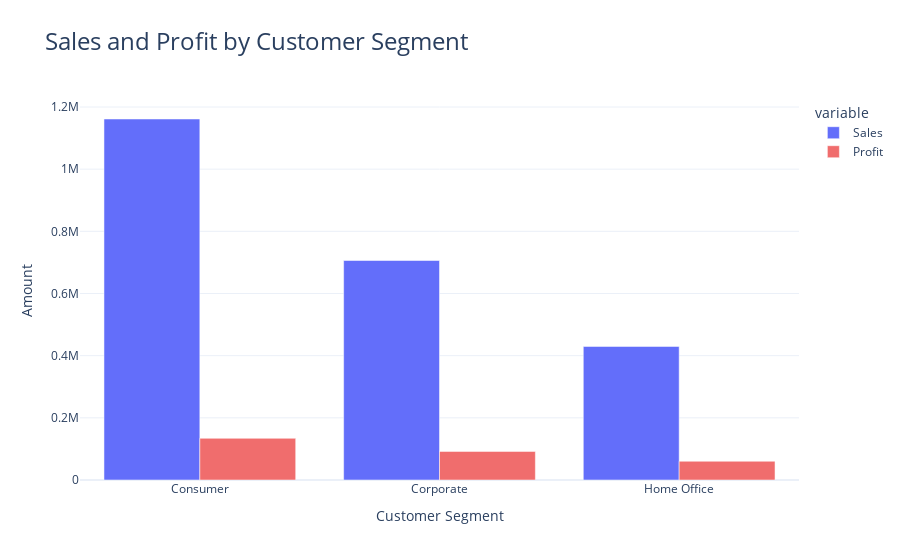

The code cell stored with this chart in its notebook:
### Markdown cell above
### Q.6 Sales and Profit - Customer Segment

### Code cell
# Grouping by Customer Segment and summing Sales and Profit
segment_sales_profit = df.groupby('Segment')[['Sales', 'Profit']].sum().reset_index()

# Create a bar chart to show Sales and Profit for each Customer Segment
fig = px.bar(
    segment_sales_profit,
    x='Segment',
    y=['Sales', 'Profit'],
    title='Sales and Profit by Customer Segment',
    labels={'Segment': 'Segment', 'value': 'Amount'},
    barmode='group',  # Shows Sales and Profit as grouped bars
    color_discrete_sequence=['#636EFA', '#F06D6D']  # Custom color sequence for better differentiation
)

fig.update_layout(
    title_font=dict(size=24),
    xaxis_title='Customer Segment',
    yaxis_title='Amount',
    height=600,
    xaxis_tickangle=0  # Rotates the x-axis labels for readability
)

fig.show()

### Figure 1 — Plotly figure (JSON) as saved in the notebook; plotly's stock layout.template omitted (floating-point values rounded to 4 significant figures)
{"data": [{"alignmentgroup": "True", "hovertemplate": "variable=Sales<br>Segment=%{x}<br>Amount=%{y}<extra></extra>", "legendgroup": "Sales", "marker": {"color": "#636EFA", "pattern": {"shape": ""}}, "name": "Sales", "offsetgroup": "Sales", "orientation": "v", "showlegend": true, "textposition": "auto", "type": "bar", "x": ["Consumer", "Corporate", "Home Office"], "xaxis": "x", "y": [1161000.0, 706100.0, 429700.0], "yaxis": "y"}, {"alignmentgroup": "True", "hovertemplate": "variable=Profit<br>Segment=%{x}<br>Amount=%{y}<extra></extra>", "legendgroup": "Profit", "marker": {"color": "#F06D6D", "pattern": {"shape": ""}}, "name": "Profit", "offsetgroup": "Profit", "orientation": "v", "showlegend": true, "textposition": "auto", "type": "bar", "x": ["Consumer", "Corporate", "Home Office"], "xaxis": "x", "y": [134100.0, 91980.0, 60300.0], "yaxis": "y"}], "layout": {"autosize": true, "barmode": "group", "legend": {"title": {"text": "variable"}, "tracegroupgap": 0}, "title": {"font": {"size": 24}, "text": "Sales and Profit by Customer Segment"}, "xaxis": {"anchor": "y", "autorange": true, "domain": [0, 1], "range": [-0.5, 2.5], "tickangle": 0, "title": {"text": "Customer Segment"}, "type": "category"}, "yaxis": {"anchor": "x", "autorange": true, "domain": [0, 1], "range": [0, 1223000.0], "title": {"text": "Amount"}, "type": "linear"}}}
